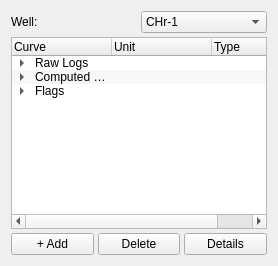
       <widget class="QWidget" name="tabCurves">
        <attribute name="title">
         <string>Curves</string>
        </attribute>
        <layout class="QVBoxLayout" name="layoutCurves">
         <property name="spacing">
          <number>4</number>
         </property>
         <item>
          <layout class="QHBoxLayout" name="layoutCurveHeader">
           <item>
            <widget class="QLabel" name="lblCurveWellSel">
             <property name="text">
              <string>Well:</string>
             </property>
            </widget>
           </item>
           <item>
            <widget class="QComboBox" name="comboCurveWell">
             <item>
              <property name="text">
               <string>CHr-1</string>
              </property>
             </item>
             <item>
              <property name="text">
               <string>Tau-1</string>
              </property>
             </item>
             <item>
              <property name="text">
               <string>Experior</string>
              </property>
             </item>
            </widget>
           </item>
          </layout>
         </item>
         <item>
          <widget class="QTreeWidget" name="treeCurves">
           <property name="contextMenuPolicy">
            <enum>Qt::CustomContextMenu</enum>
           </property>
           <property name="alternatingRowColors">
            <bool>true</bool>
           </property>
           <column>
            <property name="text">
             <string>Curve</string>
            </property>
           </column>
           <column>
            <property name="text">
             <string>Unit</string>
            </property>
           </column>
           <column>
            <property name="text">
             <string>Type</string>
            </property>
           </column>
           <item>
            <property name="text">
             <string>Raw Logs</string>
            </property>
            <item>
             <property name="text">
              <string>GR</string>
             </property>
             <property name="text">
              <string>gAPI</string>
             </property>
             <property name="text">
              <string>Raw</string>
             </property>
            </item>
            <item>
             <property name="text">
              <string>SP</string>
             </property>
             <property name="text">
              <string>mV</string>
             </property>
             <property name="text">
              <string>Raw</string>
             </property>
            </item>
            <item>
             <property name="text">
              <string>CALI</string>
             </property>
             <property name="text">
              <string>in</string>
             </property>
             <property name="text">
              <string>Raw</string>
             </property>
            </item>
            <item>
             <property name="text">
              <string>RHOB</string>
             </property>
             <property name="text">
              <string>g/cc</string>
             </property>
             <property name="text">
              <string>Raw</string>
             </property>
            </item>
            <item>
             <property name="text">
              <string>DRHO</string>
             </property>
             <property name="text">
              <string>g/cc</string>
             </property>
             <property name="text">
              <string>Raw</string>
             </property>
            </item>
            <item>
             <property name="text">
              <string>NPHI</string>
             </property>
             <property name="text">
              <string>v/v</string>
             </property>
             <property name="text">
              <string>Raw</string>
             </property>
            </item>
            <item>
             <property name="text">
              <string>DT</string>
             </property>
             <property name="text">
              <string>us/ft</string>
             </property>
             <property name="text">
              <string>Raw</string>
             </property>
            </item>
            <item>
             <property name="text">
              <string>LLD</string>
             </property>
             <property name="text">
              <string>ohm.m</string>
             </property>
             <property name="text">
              <string>Raw</string>
             </property>
            </item>
            <item>
             <property name="text">
              <string>LLS</string>
             </property>
             <property name="text">
              <string>ohm.m</string>
             </property>
             <property name="text">
              <string>Raw</string>
             </property>
            </item>
            <item>
             <property name="text">
              <string>MSFL</string>
             </property>
             <property name="text">
              <string>ohm.m</string>
             </property>
             <property name="text">
              <string>Raw</string>
             </property>
            </item>
           </item>
           <item>
            <property name="text">
             <string>Computed Logs</string>
            </property>
            <item>
             <property name="text">
              <string>VSH</string>
             </property>
             <property name="text">
              <string>v/v</string>
             </property>
             <property name="text">
              <string>Computed</string>
             </property>
            </item>
            <item>
             <property name="text">
              <string>PHIT</string>
             </property>
             <property name="text">
              <string>v/v</string>
             </property>
             <property name="text">
              <string>Computed</string>
             </property>
            </item>
            <item>
             <property name="text">
              <string>PHIE</string>
             </property>
             <property name="text">
              <string>v/v</string>
             </property>
             <property name="text">
              <string>Computed</string>
             </property>
            </item>
            <item>
             <property name="text">
              <string>SW</string>
             </property>
             <property name="text">
              <string>v/v</string>
             </property>
             <property name="text">
              <string>Computed</string>
             </property>
            </item>
            <item>
             <property name="text">
              <string>SXO</string>
             </property>
             <property name="text">
              <string>v/v</string>
             </property>
             <property name="text">
              <string>Computed</string>
             </property>
            </item>
            <item>
             <property name="text">
              <string>PERM</string>
             </property>
             <property name="text">
              <string>mD</string>
             </property>
             <property name="text">
              <string>Computed</string>
             </property>
            </item>
            <item>
             <property name="text">
              <string>VWCL</string>
             </property>
             <property name="text">
              <string>v/v</string>
             </property>
             <property name="text">
              <string>Computed</string>
             </property>
            </item>
           </item>
           <item>
            <property name="text">
             <string>Flags</string>
            </property>
            <item>
             <property name="text">
              <string>Rock_Flag</string>
             </property>
             <property name="text">
              <string>-</string>
             </property>
             <property name="text">
              <string>Flag</string>
             </property>
            </item>
            <item>
             <property name="text">
              <string>Pay_Flag</string>
             </property>
             <property name="text">
              <string>-</string>
             </property>
             <property name="text">
              <string>Flag</string>
             </property>
            </item>
            <item>
             <property name="text">
              <string>Net_Flag</string>
             </property>
             <property name="text">
              <string>-</string>
             </property>
             <property name="text">
              <string>Flag</string>
             </property>
            </item>
           </item>
          </widget>
         </item>
         <item>
          <layout class="QHBoxLayout" name="layoutCurveBtns">
           <item>
            <widget class="QPushButton" name="btnAddCurveFromBrowser">
             <property name="text">
              <string>+ Add</string>
             </property>
            </widget>
           </item>
           <item>
            <widget class="QPushButton" name="btnDeleteCurve">
             <property name="text">
              <string>Delete</string>
             </property>
            </widget>
           </item>
           <item>
            <widget class="QPushButton" name="btnCurveInfo">
             <property name="text">
              <string>Details</string>
             </property>
            </widget>
           </item>
          </layout>
         </item>
        </layout>
       </widget>
